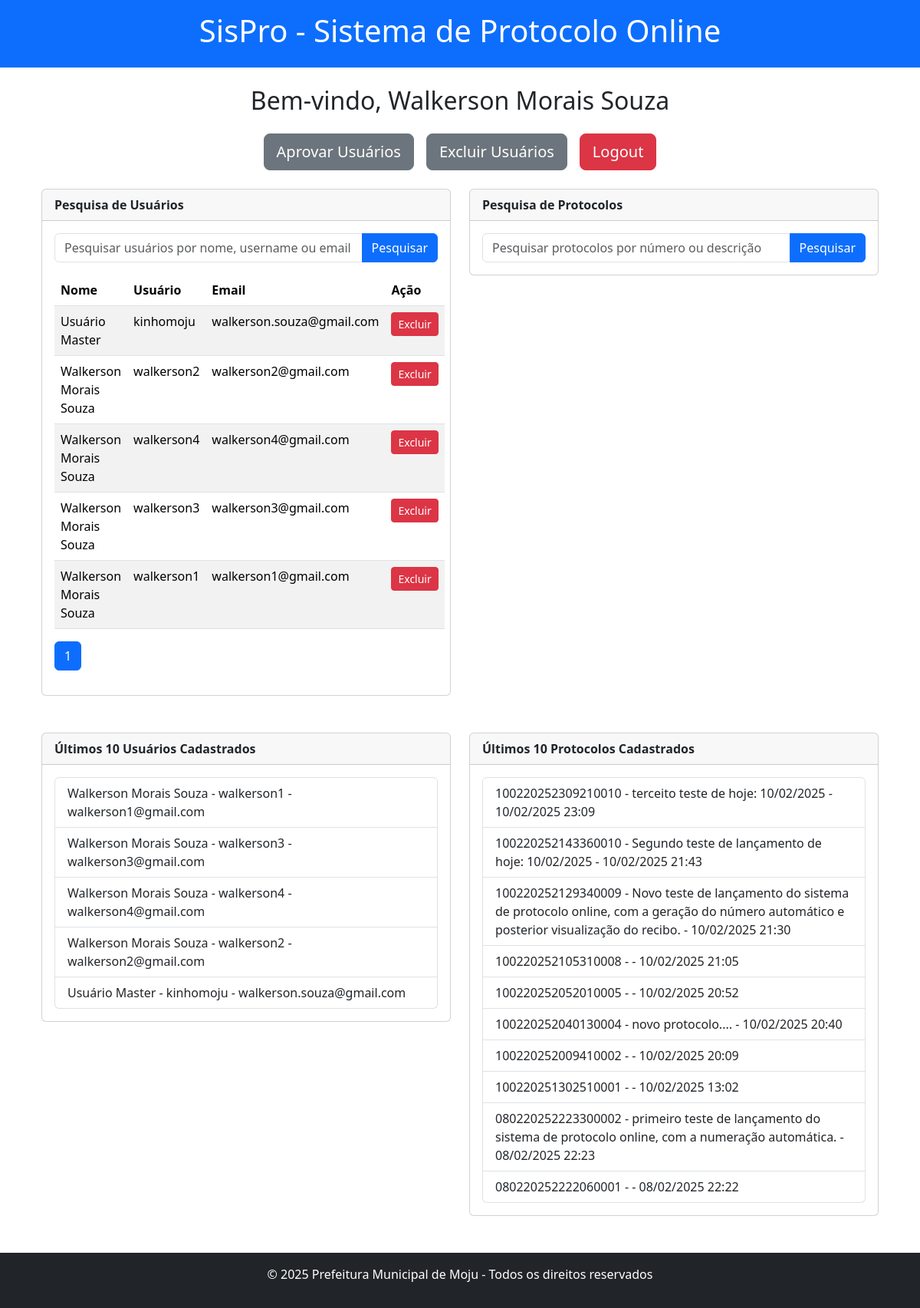
The page /usuarios/pesquisa_usuarios/ (signed in) on the database as committed earlier.
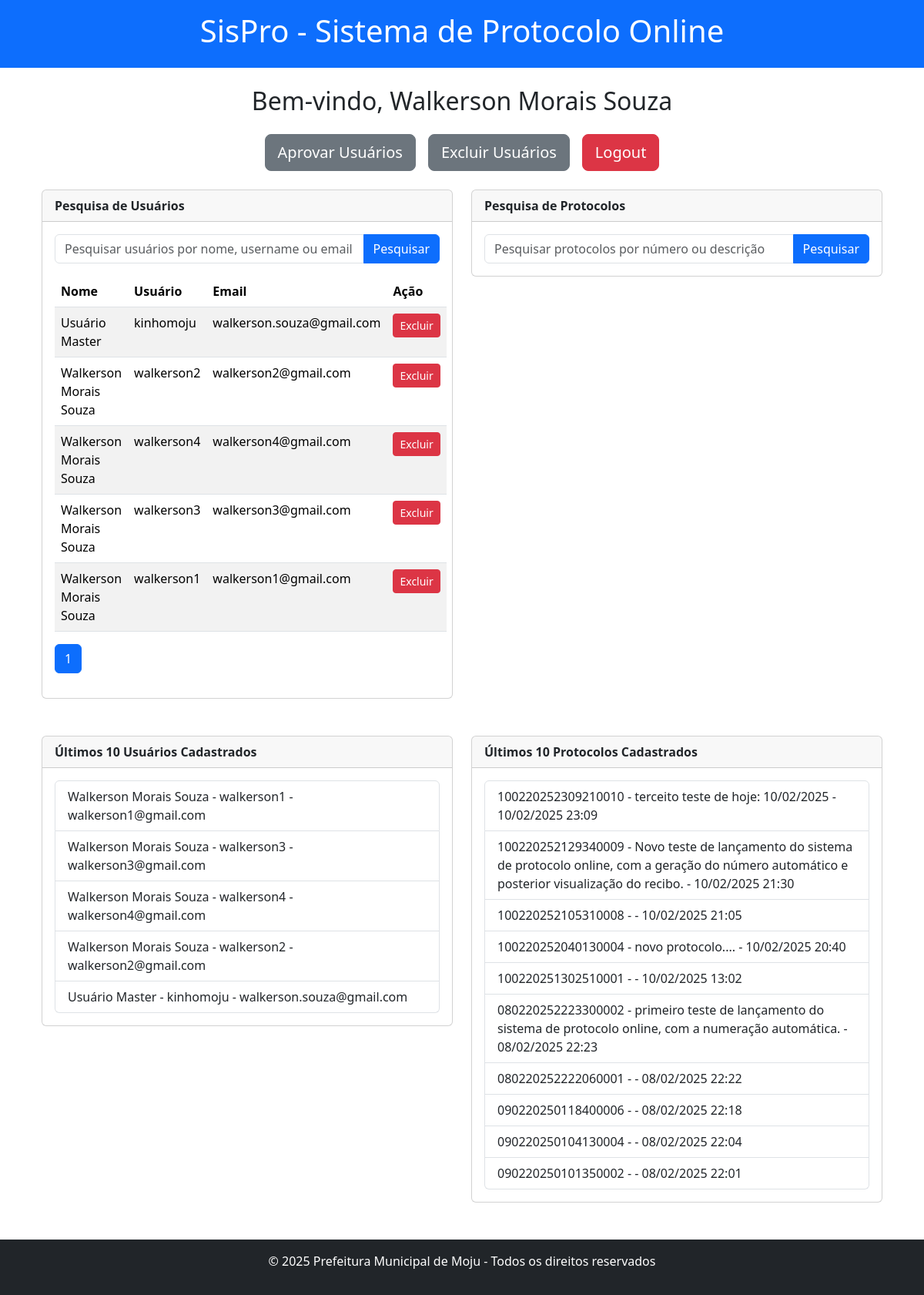
The same page on the database as committed later.
### usuarios/models.py (models this page shows, shortened)
class Usuario(AbstractUser):
    nome = models.CharField(max_length=100)  # Campo obrigatório
    tipo = models.CharField(
        max_length=2,
        choices=[('PJ', 'Pessoa Jurídica'), ('PF', 'Pessoa Física')],
        null=True,
        blank=True
    )
    is_master = models.BooleanField(default=False, verbose_name="É Master?")
    is_approved = models.BooleanField(default=False, verbose_name="Aprovado?")

### protocolos/models.py (models this page shows, shortened)
class Protocolo(models.Model):
    numero = models.CharField(max_length=30, unique=True, editable=False)
    descricao = models.TextField(blank=True)
    STATUS_CHOICES = [
        ('pago', 'Pago'),
        ('analise', 'Em Análise'),
        ('rejeitado', 'Rejeitado'),
        ('pendente', 'Pendente'),
    ]
    status = models.CharField(max_length=20, choices=STATUS_CHOICES, default='pendente')
    data_criacao = models.DateTimeField(auto_now_add=True)
    usuario = models.ForeignKey(
        settings.AUTH_USER_MODEL,
        on_delete=models.CASCADE,
        related_name='protocolos'
    )

### usuarios/views.py (the view)
# urls.py: path('pesquisa_usuarios/', views.pesquisa_usuarios, name='pesquisa_usuarios'),
@login_required
def pesquisa_usuarios(request):
    query = request.GET.get('q')
    if query:
        usuarios = Usuario.objects.filter(nome__icontains=query)  # Ajuste o filtro conforme necessário
    else:
        usuarios = Usuario.objects.all()
    paginator = Paginator(usuarios, 10)  # Mostra 10 usuários por página
    page_number = request.GET.get('page')
    page_obj = paginator.get_page(page_number)
    ultimos_usuarios = Usuario.objects.filter(is_approved=True).order_by('-id')[:10]
    ultimos_protocolos = Protocolo.objects.all().order_by('-data_criacao')[:10]
    return render(request, 'usuarios/dashboard_master.html', {
        'usuarios_pesquisa': page_obj,
        'ultimos_usuarios': ultimos_usuarios,
        'ultimos_protocolos': ultimos_protocolos,
    })

### usuarios/templates/usuarios/dashboard_master.html (shortened to what the changed rows need)
{% extends 'base_generic.html' %}
{% load static %}
{% block content %}
<div class="container mt-4">
    <div class="text-center mb-4">
        <h2>Bem-vindo, {{ user.nome }}</h2>
    </div>
    <div class="row">
        <div class="col-md-6">
            <div class="card mb-4">
                <div class="card-body">
                    {% if usuarios_pesquisa %}
                        <table class="table table-striped mt-3">
                            <thead>
                                <tr>
                                    <th>Nome</th>
                                    <th>Usuário</th>
                                    <th>Email</th>
                                    <th>Ação</th>
                                </tr>
                            </thead>
                            <tbody>
                                {% for usuario in usuarios_pesquisa %}
                                <tr>
                                    <td>{{ usuario.nome }}</td>
                                    <td>{{ usuario.username }}</td>
                                    <td>{{ usuario.email }}</td>
                                    <td>
                                        <form method="post" action="{% url 'usuarios:excluir_usuario' user_id=usuario.id %}" class="d-inline">
                                            <button type="submit" class="btn btn-danger btn-sm">Excluir</button>
                                        </form>
                                    </td>
                                </tr>
                                {% endfor %}
                            </tbody>
                        </table>
                    {% elif request.GET.q %}
                        <p class="mt-3 text-muted">Nenhum usuário encontrado para a pesquisa.</p>
                    {% endif %}
                </div>
            </div>
        </div>
    </div>
    <div class="row mt-4">
        <div class="col-md-6">
            <div class="card">
                <div class="card-body">
                    <ul class="list-group">
                        {% for usuario in ultimos_usuarios %}
                        <li class="list-group-item">
                            {{ usuario.nome }} - {{ usuario.username }} - {{ usuario.email }}
                        </li>
                        {% endfor %}
                    </ul>
                </div>
            </div>
        </div>
        <div class="col-md-6">
            <div class="card">
                <div class="card-body">
                    <ul class="list-group">
                        {% for protocolo in ultimos_protocolos %}
                        <li class="list-group-item">
                            {{ protocolo.numero }} - {{ protocolo.descricao }} - {{ protocolo.data_criacao|date:"d/m/Y H:i" }}
                        </li>
                        {% endfor %}
                    </ul>
                </div>
            </div>
        </div>
    </div>
</div>
{% endblock %}

Rows that differ between the two databases and show on the page:
removed Protocolo: numero "100220252143360010", descricao "Segundo teste de lançamento de hoje: 10/02/2025", data_criacao "10/02/2025 21:43"
removed Protocolo: numero "100220252052010005", data_criacao "10/02/2025 20:52"
removed Protocolo: numero "100220252009410002", data_criacao "10/02/2025 20:09"
now on this page (row unchanged): Protocolo: numero "090220250118400006", data_criacao "08/02/2025 22:18"
now on this page (row unchanged): Protocolo: numero "090220250104130004", data_criacao "08/02/2025 22:04"
now on this page (row unchanged): Protocolo: numero "090220250101350002", data_criacao "08/02/2025 22:01"
